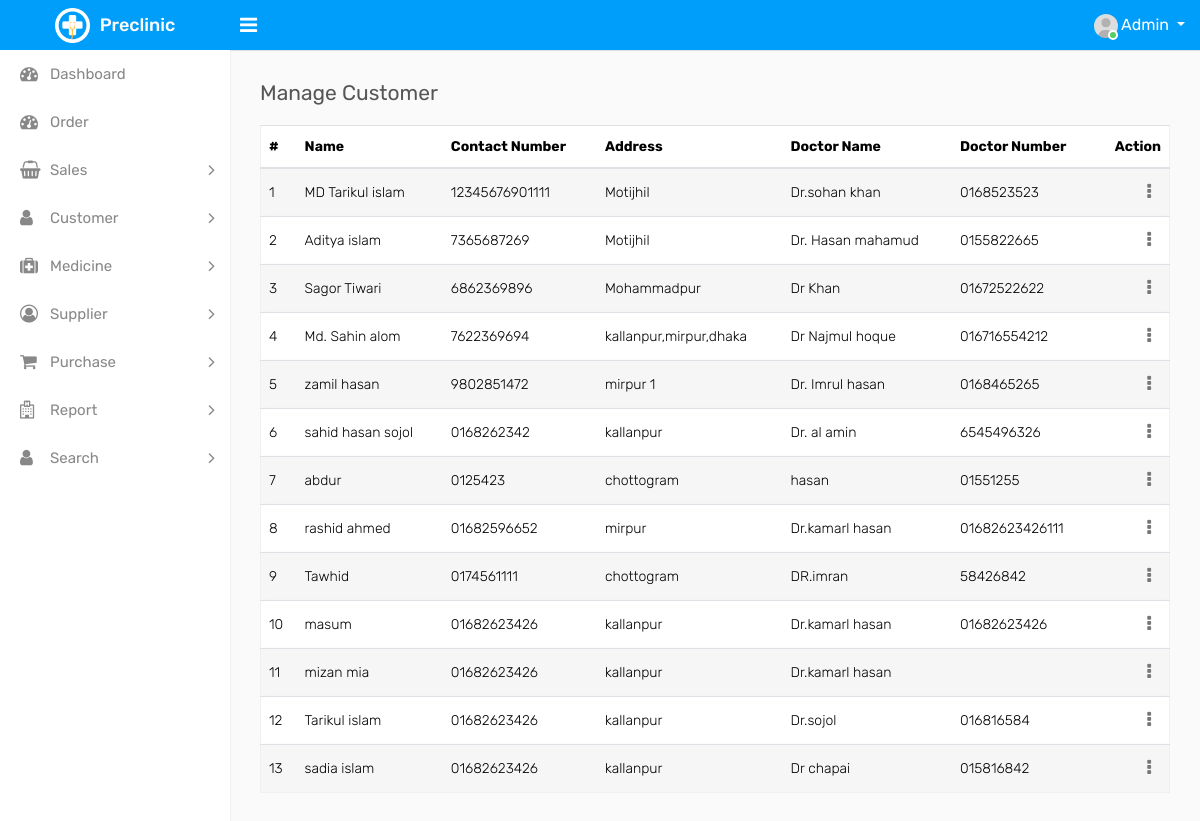
Screenshot of /admin/manage_customer.php (signed in) with the database file from the repository.
### tables this page shows
CREATE TABLE `customers` (
  `ID` int(11) NOT NULL,
  `NAME` varchar(20) NOT NULL,
  `CONTACT_NUMBER` varchar(100) NOT NULL,
  `ADDRESS` varchar(100) NOT NULL,
  `DOCTOR_NAME` varchar(20) NOT NULL,
  `DOCTOR_NUMBER` varchar(100) NOT NULL,
  `EMAIL` varchar(255) NOT NULL,
  `PASS` varchar(255) NOT NULL
);

### admin/manage_customer.php (the view, shortened to what this page needs)
<?php
include('include/db_conn.php');
include('include/header.php');
include('include/sidebar.php');
?>
<div class="page-wrapper">
    <div class="content">
        <div class="row">
            <div class="col-sm-12">
                <h4 class="page-title">Manage Customer</h4>
            </div>
        </div>
        <div class="row">
            <div class="col-md-12">
                <div class="table-responsive">
                    <table class="table table-striped custom-table mb-0 datatable">
                        <thead>
                            <tr>
                                <th>#</th>
                                <th>Name</th>
                                <th>Contact Number</th>
                                <th>Address</th>
                                <th>Doctor Name</th>
                                <th>Doctor Number</th>
                                <th class="text-right">Action</th>
                            </tr>
                        </thead>
                        <tbody>
                            <?php
                            $i = 1;
                                $sql = "select * from customers";
                                $table = mysqli_query($conn, $sql);
                                while($row = mysqli_fetch_assoc($table)){
                            ?>
                            <tr>
                                <td><?php echo $i++; ?></td>
                                <td><?php echo $row['NAME']; ?></td>
                                <td><?php echo $row['CONTACT_NUMBER']; ?></td>
                                <td><?php echo $row['ADDRESS']; ?></td>
                                <td><?php echo $row['DOCTOR_NAME']; ?></td>
                                <td><?php echo $row['DOCTOR_NUMBER']; ?></td>
                                <td class="text-right">
                                    <div class="dropdown dropdown-action">
                                        <a href="#" class="action-icon dropdown-toggle" data-toggle="dropdown" aria-expanded="false"><i class="fa fa-ellipsis-v"></i></a>
                                    </div>
                                </td>
                            </tr>
                            <?php } ?>
                        </tbody>
                    </table>
                </div>
            </div>
        </div>
    </div>
</div>
</div>
</body>
</html>

### admin/include/header.php (shortened to what this page needs)
<!DOCTYPE html>
<html lang="en">
<head>
    <link rel="stylesheet" type="text/css" href="assets/css/bootstrap.min.css">
    <link rel="stylesheet" type="text/css" href="assets/css/font-awesome.min.css">
    <link rel="stylesheet" type="text/css" href="assets/css/style.css">
</head>
<body>
    <div class="main-wrapper">
        <div class="header">
			<div class="header-left">
				<a href="index.html" class="logo">
					<img src="assets/img/logo.png" width="35" height="35" alt=""> <span>Preclinic</span>
				</a>
			</div>
			<a id="toggle_btn" href="javascript:void(0);"><i class="fa fa-bars"></i></a>
            <ul class="nav user-menu float-right">
                <li class="nav-item dropdown has-arrow">
                    <a href="#" class="dropdown-toggle nav-link user-link" data-toggle="dropdown">
                        <span class="user-img">
							<img class="rounded-circle" src="assets/img/user.jpg" width="24" alt="Admin">
							<span class="status online"></span>
						</span>
						<span>Admin</span>
                    </a>
                </li>
            </ul>
        </div>

### admin/include/sidebar.php (shortened to what this page needs)
<div class="sidebar" id="sidebar">
            <div class="sidebar-inner slimscroll">
                <div id="sidebar-menu" class="sidebar-menu">
                    <ul>
                        <li class="">
                            <a href="index.php"><i class="fa fa-dashboard"></i> <span>Dashboard</span></a>
                        </li>
						<li class="">
                            <a href="order.php"><i class="fa fa-dashboard"></i> <span>Order</span></a>
                        </li>
                        <li class="submenu">
							<a href="#"><i class="fa fa-shopping-basket"></i> <span> Sales </span> <span class="menu-arrow"></span></a>
						</li>
                        <li class="submenu">
							<a href="#"><i class="fa fa-user"></i> <span> Customer </span> <span class="menu-arrow"></span></a>
						</li>
                        <li class="submenu">
							<a href="#"><i class="fa fa-medkit"></i> <span> Medicine </span> <span class="menu-arrow"></span></a>
						</li>
                        <li class="submenu">
							<a href="#"><i class="fa fa-user-circle-o"></i> <span> Supplier </span> <span class="menu-arrow"></span></a>
						</li>
                        <li class="submenu">
							<a href="#"><i class="fa fa-shopping-cart"></i> <span> Purchase </span> <span class="menu-arrow"></span></a>
						</li>
                        <li class="submenu">
							<a href="#"><i class="fa fa-hospital-o"></i> <span> Report </span> <span class="menu-arrow"></span></a>
						</li>
						<li class="submenu">
							<a href="#"><i class="fa fa-user"></i> <span> Search </span> <span class="menu-arrow"></span></a>
						</li>
                    </ul>
                </div>
            </div>
        </div>

### rows the page displays
customers: NAME "MD Tarikul islam", CONTACT_NUMBER "12345676901111", ADDRESS "Motijhil", DOCTOR_NAME "Dr.sohan khan", DOCTOR_NUMBER "0168523523"
customers: NAME "Aditya islam", CONTACT_NUMBER "7365687269", ADDRESS "Motijhil", DOCTOR_NAME "Dr. Hasan mahamud", DOCTOR_NUMBER "0155822665"
customers: NAME "Sagor Tiwari", CONTACT_NUMBER "6862369896", ADDRESS "Mohammadpur", DOCTOR_NAME "Dr Khan", DOCTOR_NUMBER "01672522622"
customers: NAME "Md. Sahin alom", CONTACT_NUMBER "7622369694", ADDRESS "kallanpur,mirpur,dhaka", DOCTOR_NAME "Dr Najmul hoque", DOCTOR_NUMBER "016716554212"
customers: NAME "zamil hasan", CONTACT_NUMBER "9802851472", ADDRESS "mirpur 1", DOCTOR_NAME "Dr. Imrul hasan", DOCTOR_NUMBER "0168465265"
customers: NAME "sahid hasan sojol", CONTACT_NUMBER "0168262342", ADDRESS "kallanpur", DOCTOR_NAME "Dr. al amin", DOCTOR_NUMBER "6545496326"
customers: NAME "abdur", CONTACT_NUMBER "0125423", ADDRESS "chottogram", DOCTOR_NAME "hasan", DOCTOR_NUMBER "01551255"
customers: NAME "rashid ahmed", CONTACT_NUMBER "01682596652", ADDRESS "mirpur", DOCTOR_NAME "Dr.kamarl hasan", DOCTOR_NUMBER "01682623426111"
customers: NAME "Tawhid", CONTACT_NUMBER "0174561111", ADDRESS "chottogram", DOCTOR_NAME "DR.imran", DOCTOR_NUMBER "58426842"
customers: NAME "masum", CONTACT_NUMBER "01682623426", ADDRESS "kallanpur", DOCTOR_NAME "Dr.kamarl hasan", DOCTOR_NUMBER "01682623426"
customers: NAME "mizan mia", CONTACT_NUMBER "01682623426", ADDRESS "kallanpur", DOCTOR_NAME "Dr.kamarl hasan"
customers: NAME "Tarikul islam", CONTACT_NUMBER "01682623426", ADDRESS "kallanpur", DOCTOR_NAME "Dr.sojol", DOCTOR_NUMBER "016816584"
customers: NAME "sadia islam", CONTACT_NUMBER "01682623426", ADDRESS "kallanpur", DOCTOR_NAME "Dr chapai", DOCTOR_NUMBER "015816842"
